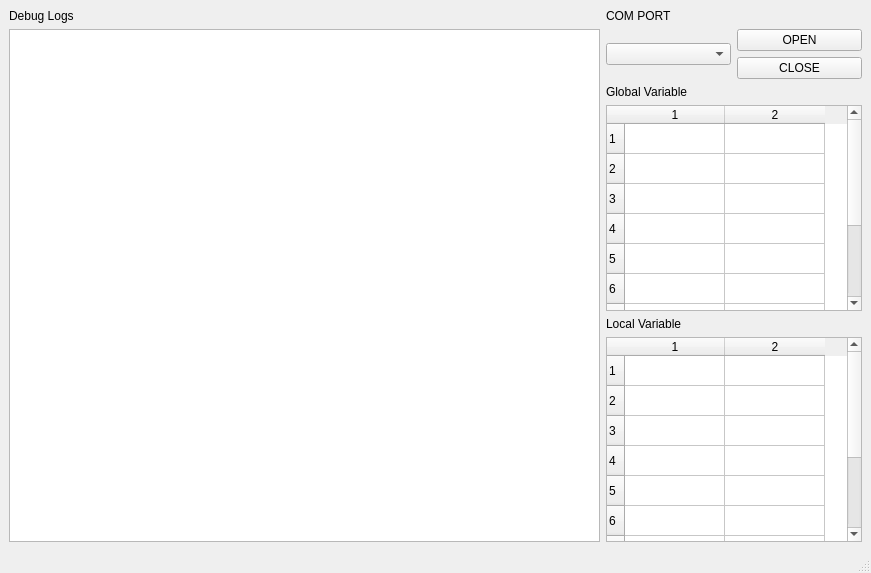
<?xml version="1.0" encoding="UTF-8"?>
<ui version="4.0">
 <class>MainWindow</class>
 <widget class="QMainWindow" name="MainWindow">
  <property name="geometry">
   <rect>
    <x>0</x>
    <y>0</y>
    <width>871</width>
    <height>573</height>
   </rect>
  </property>
  <property name="windowTitle">
   <string>MainWindow</string>
  </property>
  <widget class="QWidget" name="centralwidget">
   <layout class="QGridLayout" name="gridLayout_12">
    <item row="0" column="0">
     <layout class="QGridLayout" name="gridLayout_7">
      <item row="0" column="0">
       <widget class="QLabel" name="label">
        <property name="text">
         <string>Debug Logs</string>
        </property>
       </widget>
      </item>
     </layout>
    </item>
    <item row="0" column="1">
     <layout class="QGridLayout" name="gridLayout_10">
      <item row="0" column="0">
       <widget class="QLabel" name="label_4">
        <property name="text">
         <string>COM PORT</string>
        </property>
       </widget>
      </item>
     </layout>
    </item>
    <item row="1" column="0" rowspan="6">
     <layout class="QGridLayout" name="gridLayout">
      <item row="0" column="0">
       <widget class="QPlainTextEdit" name="plainTextEdit"/>
      </item>
     </layout>
    </item>
    <item row="1" column="1" rowspan="2">
     <layout class="QGridLayout" name="gridLayout_2">
      <item row="0" column="0">
       <widget class="QComboBox" name="comboBox"/>
      </item>
     </layout>
    </item>
    <item row="1" column="2">
     <layout class="QGridLayout" name="gridLayout_5">
      <item row="0" column="0">
       <widget class="QPushButton" name="pushButton">
        <property name="text">
         <string>OPEN</string>
        </property>
       </widget>
      </item>
     </layout>
    </item>
    <item row="2" column="2">
     <layout class="QGridLayout" name="gridLayout_6">
      <item row="0" column="0">
       <widget class="QPushButton" name="pushButton_2">
        <property name="text">
         <string>CLOSE</string>
        </property>
       </widget>
      </item>
     </layout>
    </item>
    <item row="3" column="1" colspan="2">
     <layout class="QGridLayout" name="gridLayout_8">
      <item row="0" column="0">
       <widget class="QLabel" name="label_2">
        <property name="text">
         <string>Global Variable</string>
        </property>
       </widget>
      </item>
     </layout>
    </item>
    <item row="4" column="1" colspan="2">
     <layout class="QGridLayout" name="gridLayout_3">
      <item row="0" column="0">
       <widget class="QTableWidget" name="GlobalVar_tabwidget">
        <property name="rowCount">
         <number>10</number>
        </property>
        <property name="columnCount">
         <number>2</number>
        </property>
        <row/>
        <row/>
        <row/>
        <row/>
        <row/>
        <row/>
        <row/>
        <row/>
        <row/>
        <row/>
        <column/>
        <column/>
       </widget>
      </item>
     </layout>
    </item>
    <item row="5" column="1" colspan="2">
     <layout class="QGridLayout" name="gridLayout_9">
      <item row="0" column="0">
       <widget class="QLabel" name="label_3">
        <property name="text">
         <string>Local Variable</string>
        </property>
       </widget>
      </item>
     </layout>
    </item>
    <item row="6" column="1" colspan="2">
     <layout class="QGridLayout" name="gridLayout_4">
      <item row="0" column="0">
       <widget class="QTableWidget" name="LocalVar_TabWidget">
        <property name="rowCount">
         <number>10</number>
        </property>
        <property name="columnCount">
         <number>2</number>
        </property>
        <row/>
        <row/>
        <row/>
        <row/>
        <row/>
        <row/>
        <row/>
        <row/>
        <row/>
        <row/>
        <column/>
        <column/>
       </widget>
      </item>
     </layout>
    </item>
   </layout>
  </widget>
  <widget class="QMenuBar" name="menubar">
   <property name="geometry">
    <rect>
     <x>0</x>
     <y>0</y>
     <width>871</width>
     <height>22</height>
    </rect>
   </property>
  </widget>
  <widget class="QStatusBar" name="statusbar"/>
 </widget>
 <resources/>
 <connections/>
</ui>
